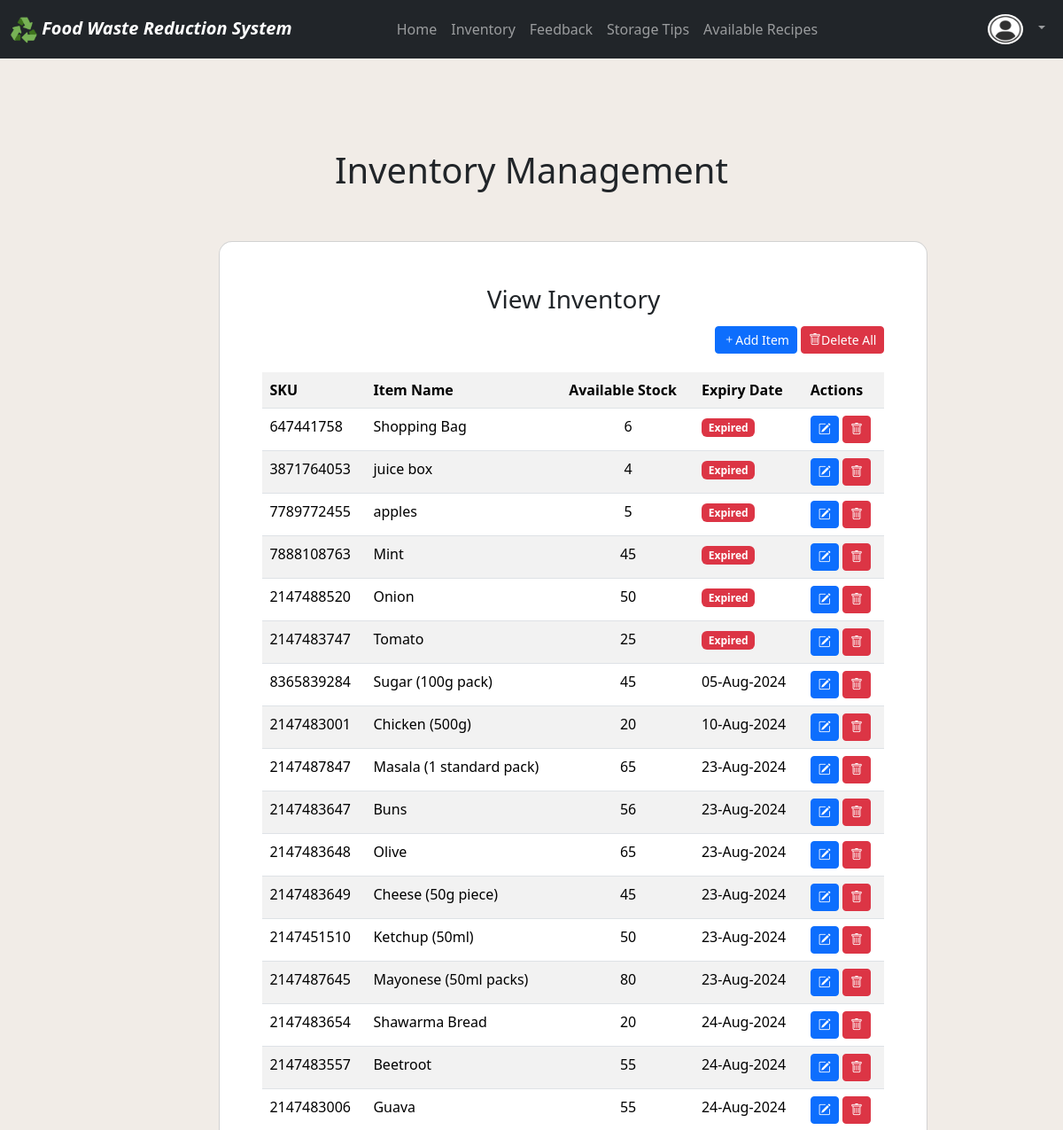
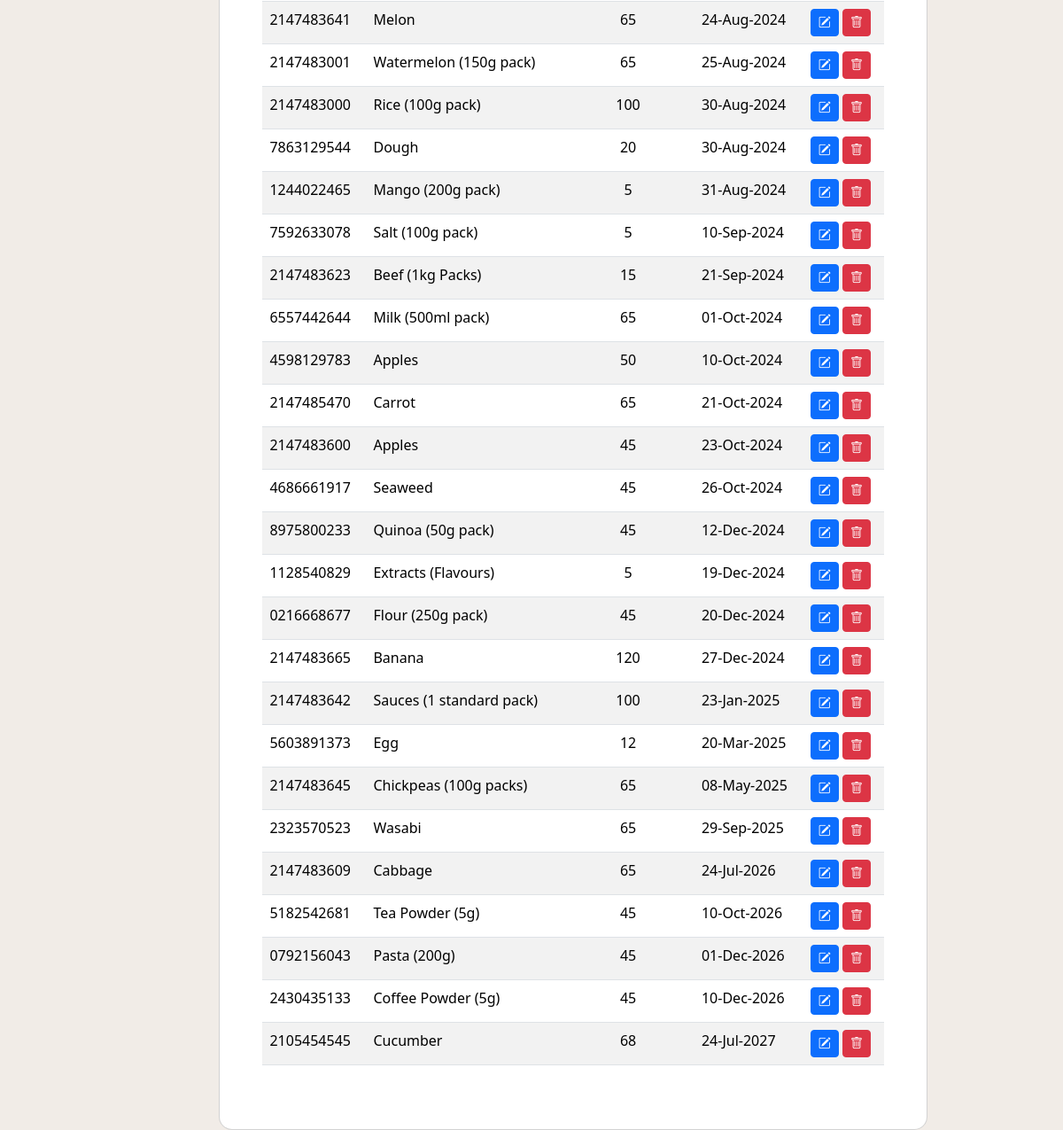
The page /views/user_dashboard/view_inventory.php on the database its author committed (2 pictures, top to bottom).
### tables this page shows
CREATE TABLE `fooditem` (
  `item_id` int(11) NOT NULL,
  `sku` text DEFAULT NULL,
  `user_id` int(11) NOT NULL,
  `item_name` varchar(255) NOT NULL,
  `quantity` int(11) NOT NULL,
  `expiry_date` date NOT NULL,
  `storage_location` varchar(255) NOT NULL
);

### core/functions.php (called while the page is built, shortened)
<?php
function getStandardDateFormat($date)
{
  $dateString = $date;
  $date = new DateTime($dateString);
  $formattedDate = $date->format('d-M-Y');
  return $formattedDate;
}

### views/user_dashboard/view_inventory.php (the view, shortened to what this page needs)
<?php
include("../../includes/header.php");
include("../../includes/footer.php");
include("../../config/connection.php");
require("../../core/functions.php");
include('navbar.php');
?>
<h1 class="text-center mt-5">Inventory Management</h1>
</head>
<section class="vh-100 gradient-custom">
    <div class="container py-5 h-100">
        <div class="row justify-content-center align-items-center h-50">
            <div class="col-12 col-lg-9 col-xl-7">
                <div class="card shadow-2-strong card-registration" style="border-radius: 15px; width:800px !important; margin-left:-5%">
                    <div class="card-body p-4 p-md-5">
                        <h3 class="mb-4 pb-2 pb-md-0 mb-md-5 text-center">View Inventory</h3>
                        <div class="text-end" style="margin-top:-5%; margin-bottom:3% !important">
                                <a href="add_inventory.php" class="link btn btn-primary btn-sm"><i class="bi bi-plus"></i>Add Item</a>
                                <a href="../../backend/delete_all_items.php" class="btn btn-danger btn-sm del_all"><i class="bi bi-trash"></i>Delete All</a>
                        </div>
                        <div class="mt-3">
                            <table class="table table-striped">
                                <tr>
                                    <th>SKU</th>
                                    <th>Item Name</th>
                                    <th>Available Stock</th>
                                    <th>Expiry Date</th>
                                    <th>Actions</th>
                                </tr>
                                <?php
                                $query = "SELECT * FROM fooditem ORDER BY `expiry_date` ASC";
                                $allFoodItems = mysqli_query($connect, $query) or die("Failed!");
                                if (mysqli_num_rows($allFoodItems) > 0) {
                                    while ($row = mysqli_fetch_assoc($allFoodItems)) {
                                ?>
                                        <tr>
                                            <?php $item_id = $row['item_id'] ?>
                                            <td><?php echo $row['sku'] ?></td>
                                            <td><?php echo $row['item_name'] ?></td>
                                            <td class="text-center"><?php echo $row['quantity'] ?></td>
                                            <td>
                                                <?php
                                                $expiry_date = $row['expiry_date'];
                                                $todays_date = date('Y-m-d');
                                                if ($todays_date > $expiry_date) {
                                                    echo "<span class='badge text-bg-danger'>Expired</span>";
                                                } else {
                                                    echo getStandardDateFormat($row['expiry_date']);
                                                }
                                                ?>
                                            </td>
                                            <td>
                                                <a href="update_item.php?id=<?php echo $item_id ?>" class="btn btn-sm btn-primary"><i class="bi bi-pencil-square"></i></a>
                                                <a class="btn btn-sm btn-danger del_item" href="../../backend/delete_item.php?id=<?php echo $item_id ?>" onClick="return confirm('Do you really want to delete this item?')"><i class="bi bi-trash"></i></a>
                                            </td>
                                        </tr>
                                <?php
                                    }
                                } else {
                                }
                                ?>
                            </table>
                        </div>
                    </div>
                </div>
            </div>
        </div>
    </div>
</section>
<?php include('../../includes/footer.php') ?>

### includes/header.php (shortened to what this page needs)
<!doctype html>
<html lang="en">
<head>
  <link rel="stylesheet" href="https://cdn.jsdelivr.net/npm/bootstrap-icons@1.11.3/font/bootstrap-icons.min.css">
  <link href="https://cdn.jsdelivr.net/npm/bootstrap@5.3.3/dist/css/bootstrap.min.css" rel="stylesheet"
>
</head>

### includes/footer.php (shortened to what this page needs)
<body>
  </body>
</html>

### views/user_dashboard/navbar.php (shortened to what this page needs)
<?php include("../../includes/header.php") ?>
<nav class="navbar navbar-expand-lg navbar-dark bg-dark fixed-top d-flex justify-content-between"
  style="margin-bottom:10px !important">
  <div class="container-fluid">
    <a class="navbar-brand" href="user_dashboard.php"><em><strong> <img src="../../images/favicon.ico" alt=""
            style="height:30px; width:30px"> Food Waste Reduction System</strong></em></a>
    <ul class="navbar-nav" style="margin-left:8% !important">
      <li class="nav-item">
        <a class="nav-link " aria-current="page" href="user_dashboard.php">Home</a>
      </li>
      <li class="nav-item">
        <a class="nav-link" href="view_inventory.php">Inventory</a>
      </li>
      <li class="nav-item">
        <a class="nav-link" href="feedback.php">Feedback</a>
      </li>
      <li class="nav-item" >
      <a class="nav-link" href="storage_tips.php">Storage Tips</a>
        </li>
        <li class="nav-item" >
      <a class="nav-link" href="available_recipes.php">Available Recipes</a>
        </li>
    </ul>
    <div class="collapse navbar-collapse" id="navbarNavDropdown">
      <ul class="navbar-nav ms-auto">
        <li class="nav-item dropdown">
          <a class="nav-link dropdown-toggle" href="#" id="navbarDropdownMenuLink" role="button"
            data-bs-toggle="dropdown" aria-expanded="false">
            <img src="../../images/user.jpg" alt="User Avatar" width="40px" height="34px"
              class="rounded-circle">&nbsp;&nbsp; <?php echo $_SESSION['username'] ?>
          </a>
        </li>
      </ul>
    </div>
  </div>
</nav><br /><br/><br/><br/><br/>
<?php include ("../../includes/footer.php"); ?>

### views/user_dashboard/navbar.php (style rules this page uses)
body { background-color: #F1ECE7; }

### views/user_dashboard/view_inventory.php (style rules this page uses)
body { background-color: #F1ECE7; }
.link { color: white; text-decoration: none; }
a { color: white; text-decoration: none }

### rows shown on the page
fooditem: sku "647441758", item_name "Shopping Bag", quantity "6", expiry_date "Expired"
fooditem: sku "3871764053", item_name "juice box", quantity "4", expiry_date "Expired"
fooditem: sku "7789772455", item_name "apples", quantity "5", expiry_date "Expired"
fooditem: sku "7888108763", item_name "Mint", quantity "45", expiry_date "Expired"
fooditem: sku "2147488520", item_name "Onion", quantity "50", expiry_date "Expired"
fooditem: sku "2147483747", item_name "Tomato", quantity "25", expiry_date "Expired"
fooditem: sku "8365839284", item_name "Sugar (100g pack)", quantity "45", expiry_date "05-Aug-2024"
fooditem: sku "2147483001", item_name "Chicken (500g)", quantity "20", expiry_date "10-Aug-2024"
fooditem: sku "2147487847", item_name "Masala (1 standard pack)", quantity "65", expiry_date "23-Aug-2024"
fooditem: sku "2147483647", item_name "Buns", quantity "56", expiry_date "23-Aug-2024"
fooditem: sku "2147483648", item_name "Olive", quantity "65", expiry_date "23-Aug-2024"
fooditem: sku "2147483649", item_name "Cheese (50g piece)", quantity "45", expiry_date "23-Aug-2024"
fooditem: sku "2147451510", item_name "Ketchup (50ml)", quantity "50", expiry_date "23-Aug-2024"
fooditem: sku "2147487645", item_name "Mayonese (50ml packs)", quantity "80", expiry_date "23-Aug-2024"
fooditem: sku "2147483654", item_name "Shawarma Bread", quantity "20", expiry_date "24-Aug-2024"
fooditem: sku "2147483557", item_name "Beetroot", quantity "55", expiry_date "24-Aug-2024"
fooditem: sku "2147483006", item_name "Guava", quantity "55", expiry_date "24-Aug-2024"
fooditem: sku "2147483641", item_name "Melon", quantity "65", expiry_date "24-Aug-2024"
fooditem: sku "2147483001", item_name "Watermelon (150g pack)", quantity "65", expiry_date "25-Aug-2024"
fooditem: sku "2147483000", item_name "Rice (100g pack)", quantity "100", expiry_date "30-Aug-2024"
fooditem: sku "7863129544", item_name "Dough", quantity "20", expiry_date "30-Aug-2024"
fooditem: sku "1244022465", item_name "Mango (200g pack)", quantity "5", expiry_date "31-Aug-2024"
fooditem: sku "7592633078", item_name "Salt (100g pack)", quantity "5", expiry_date "10-Sep-2024"
fooditem: sku "2147483623", item_name "Beef (1kg Packs)", quantity "15", expiry_date "21-Sep-2024"
fooditem: sku "6557442644", item_name "Milk (500ml pack)", quantity "65", expiry_date "01-Oct-2024"
fooditem: sku "4598129783", item_name "Apples", quantity "50", expiry_date "10-Oct-2024"
fooditem: sku "2147485470", item_name "Carrot", quantity "65", expiry_date "21-Oct-2024"
fooditem: sku "2147483600", item_name "Apples", quantity "45", expiry_date "23-Oct-2024"
fooditem: sku "4686661917", item_name "Seaweed", quantity "45", expiry_date "26-Oct-2024"
fooditem: sku "8975800233", item_name "Quinoa (50g pack)", quantity "45", expiry_date "12-Dec-2024"
fooditem: sku "1128540829", item_name "Extracts (Flavours)", quantity "5", expiry_date "19-Dec-2024"
fooditem: sku "0216668677", item_name "Flour (250g pack)", quantity "45", expiry_date "20-Dec-2024"
fooditem: sku "2147483665", item_name "Banana", quantity "120", expiry_date "27-Dec-2024"
fooditem: sku "2147483642", item_name "Sauces (1 standard pack)", quantity "100", expiry_date "23-Jan-2025"
fooditem: sku "5603891373", item_name "Egg", quantity "12", expiry_date "20-Mar-2025"
fooditem: sku "2147483645", item_name "Chickpeas (100g packs)", quantity "65", expiry_date "08-May-2025"
fooditem: sku "2323570523", item_name "Wasabi", quantity "65", expiry_date "29-Sep-2025"
fooditem: sku "2147483609", item_name "Cabbage", quantity "65", expiry_date "24-Jul-2026"
fooditem: sku "5182542681", item_name "Tea Powder (5g)", quantity "45", expiry_date "10-Oct-2026"
fooditem: sku "0792156043", item_name "Pasta (200g)", quantity "45", expiry_date "01-Dec-2026"
fooditem: sku "2430435133", item_name "Coffee Powder (5g)", quantity "45", expiry_date "10-Dec-2026"
fooditem: sku "2105454545", item_name "Cucumber", quantity "68", expiry_date "24-Jul-2027"
